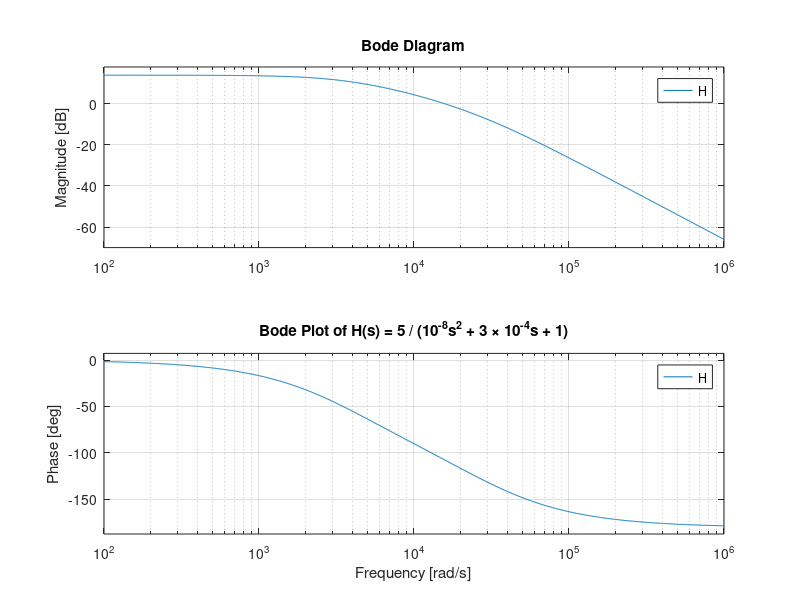

Write MATLAB code to recreate this figure.
% 定义传递函数 H(s)
num = 5;  % 分子
den = [10^-8, 3e-4, 1];  % 分母系数

% 创建传递函数对象
H = tf(num, den);

% 画出系统的Bode图（幅频特性）
bode(H);

% 设置图形标题
title('Bode Plot of H(s) = 5 / (10^{-8}s^2 + 3 \times 10^{-4}s + 1)');
grid on;
